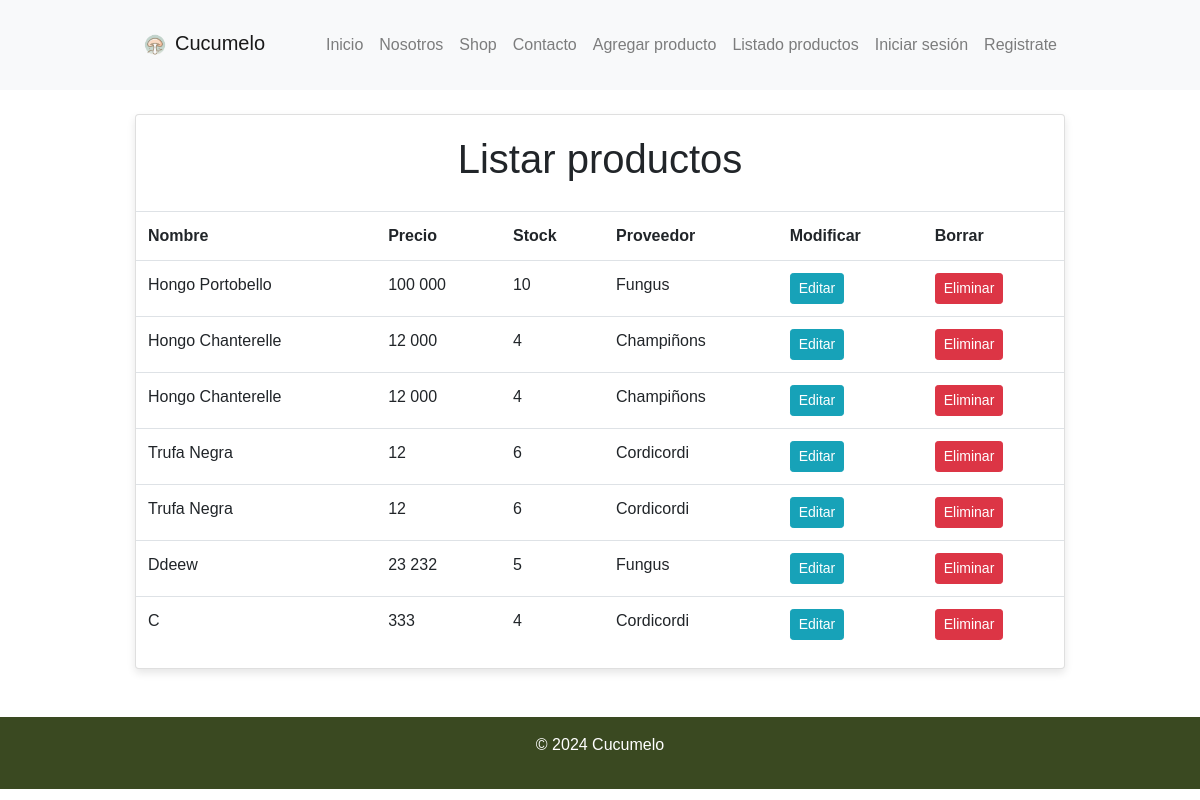
Page /listar-productos/ on the earlier database version.
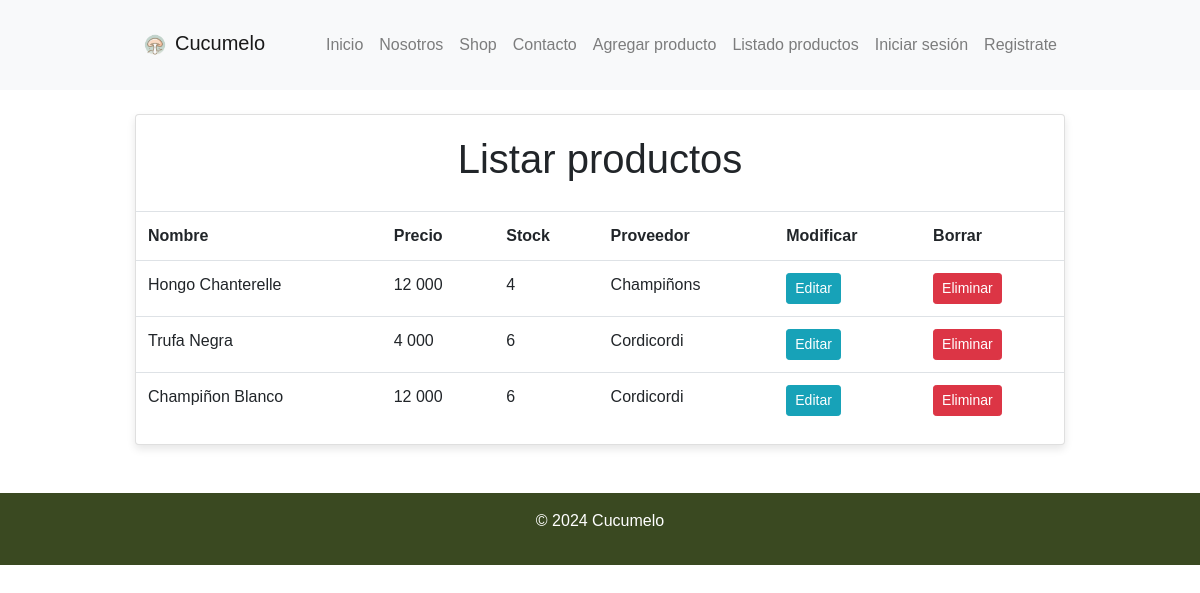
Same page on the later database version.
### app/models.py (models this page shows, shortened)
class Producto (models.Model):
    nombre = models.CharField(max_length=50)
    precio = models.IntegerField()
    descripcion = models.TextField(max_length=100)
    imagen = models.ImageField(upload_to="productos", null=True)
    stock = models.IntegerField(default=0)
    proveedor = models.ForeignKey(Proveedor, on_delete=models.PROTECT)

class Proveedor (models.Model):
    nombre= models.CharField(max_length=50)
    def __str__(self):
        return  self.nombre

### app/views.py (the view)
# urls.py: path('listar-productos/', listar_productos, name="listar_productos"),
def listar_productos (request):
    productos = Producto.objects.all()
    data = {
        'productos': productos
    }
    return render (request, 'app/producto/listar.html', data)

### app/templates/app/producto/listar.html
{% extends 'app/base.html' %}
{% block contenido %}
{% load humanize %}
<div class="container mt-4">
  <div class="card">
    <div class="card-body">
      <h1 class="text-center">Listar productos</h1>
    </div>
    <table class="table table-stripped table-hover table-responsive-sm">
      <tr>
        <th>Nombre</th>
        <th>Precio</th>
        <th>Stock</th>
        <th>Proveedor</th>
        <th>Modificar</th>
        <th>Borrar</th>
      </tr>
      {% for p in productos %}
      <tr>
        <td>{{ p.nombre | title }}</td>
        <td>{{ p.precio | intcomma }}</td>
        <td>{{ p.stock | intcomma }}</td>
        <td>{{ p.proveedor | title }}</td>
        <td><a href="{% url 'modificar_producto' p.id %}" class= "btn btn-info btn-sm">Editar</a></td>
        <td><a href="{% url 'eliminar_producto' p.id %}" class= "btn btn-danger btn-sm">Eliminar</a></td>
      </tr>
      {% endfor %}
    </table>
  </div>
</div>
{% endblock %}

### app/templates/app/base.html (shortened to what this page needs)
<!DOCTYPE html>
<html lang="es">
  <head>
    {% load static %}
    <link
      href="https://stackpath.bootstrapcdn.com/bootstrap/4.5.2/css/bootstrap.min.css"
      rel="stylesheet"
    />
    <link rel="stylesheet" href="{% static 'app/css/style.css' %}" />
  </head>
  <body>
<nav class="navbar navbar-expand-lg navbar-light bg-light">
  <div class="container">
    <a class="navbar-brand" href="{% url 'home' %}">
      <img
        src="{% static 'app/img/logosinfondo.png' %}"
        alt="Logo"
        height="50"
      />Cucumelo
    </a>
    <div class="collapse navbar-collapse" id="navbarNav">
      <ul class="navbar-nav ml-auto">
        <li class="nav-item">
          <a class="nav-link" href="{% url 'home' %}">Inicio</a>
        </li>
        <li class="nav-item">
          <a class="nav-link" href="{% url 'somos' %}">Nosotros</a>
        </li>
        <li class="nav-item">
          <a class="nav-link" href="{% url 'shop' %}">Shop</a>
        </li>
        <li class="nav-item">
          <a class="nav-link" href="{% url 'contacto' %}">Contacto</a>
        </li>
        <li class="nav-item">
          <a class="nav-link" href="{% url 'agregar_producto' %}">Agregar producto</a>
        </li>
        <li class="nav-item">
          <a class="nav-link" href="{% url 'listar_productos' %}">Listado productos</a>
        </li>
        {% if user.is_authenticated %}
        <li class="nav-item">
          <form action="{% url 'logout' %}" method="post">
            {% csrf_token %}
            <button type="submit" class="btn btn-link nav-link" style="padding: 0;">Cerrar sesión</button>
          </form>
        </li>
        <li class="nav-item">
          <a class="nav-link" href="#">@{{ user.username }}</a>
        </li>
        {% else %}
        <li class="nav-item">
          <a class="nav-link" href="{% url 'login' %}">Iniciar sesión</a>
        </li>
        <li class="nav-item">
          <a class="nav-link"href="{% url 'registro' %}">Registrate</a>
        </li>
        {% endif %}
      </ul>
    </div>
  </div>
</nav>
    <div id="contenido">{% block contenido %} {% endblock %}</div>
    <footer class="text-center mt-5 py-3">
      <p>&copy; 2024 Cucumelo</p>
    </footer>
  </body>
</html>

### app/Static/App/css/style.css (style rules this page uses)
body { font-family: Arial, sans-serif; margin: 0; padding: 0; }
.navbar { padding: 20px 0; background-color: #556B2F; }
.navbar-brand img { height: 40px; }
.navbar-nav .nav-link { padding: 0.5rem 1rem; }
.container { width: 80%; margin: 0 auto; }
.card { margin-bottom: 20px; box-shadow: 0 4px 8px rgba(0, 0, 0, 0.1); transition: box-shadow 0.3s ease-in-out; }
footer { background-color: #3a4921; color: #ffffff; }

Differences in the rows shown:
removed Producto: nombre "Hongo Portobello", precio "100 000", stock "10", proveedor "Fungus"
removed Producto: nombre "Hongo Chanterelle", precio "12 000", stock "4", proveedor "Champiñons"
removed Producto: nombre "Ddeew", precio "23 232", stock "5", proveedor "Fungus"
removed Producto: nombre "C", precio "333", stock "4", proveedor "Cordicordi"
changed Producto "Trufa Negra": precio "12" → "4 000"
changed Producto: nombre "Trufa Negra" → "Champiñon Blanco"; precio "12" → "12 000"
